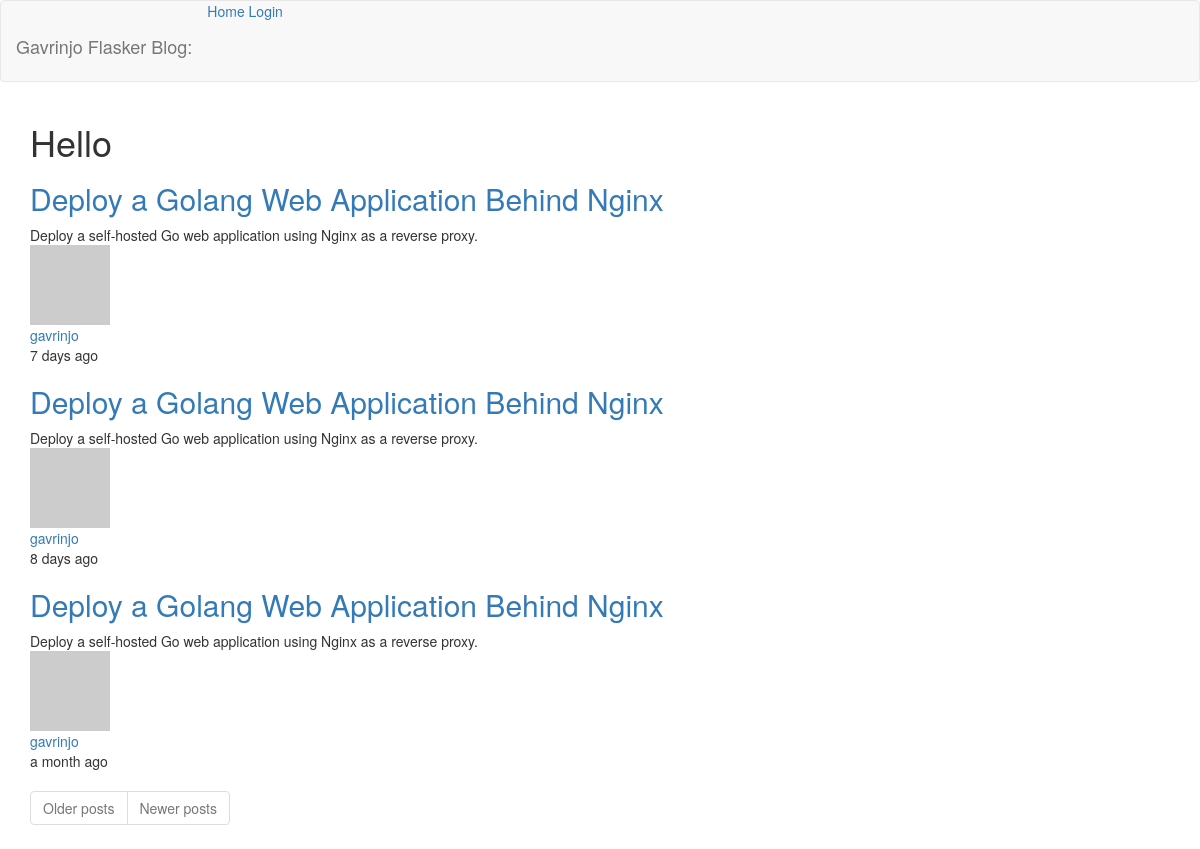
The page /index on the database as committed earlier.
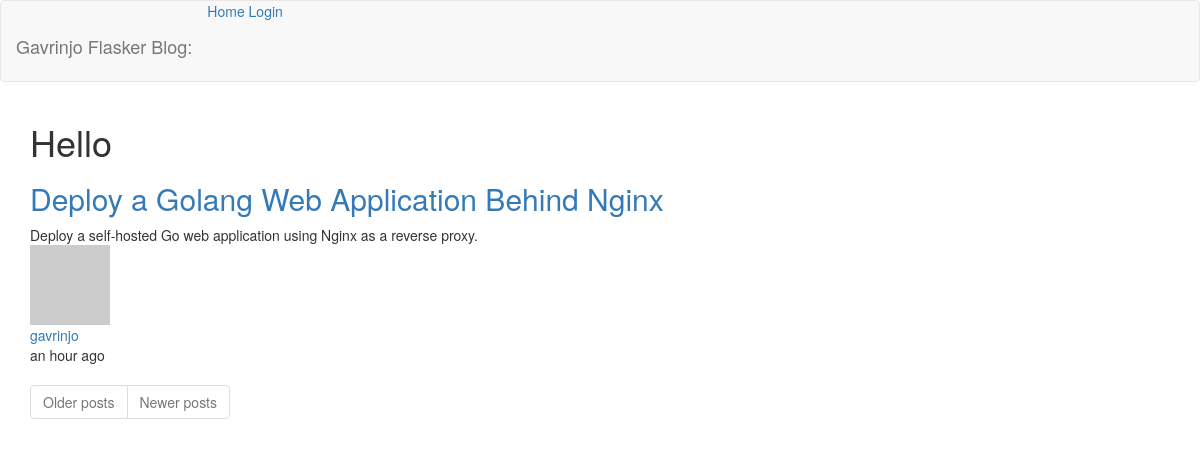
The same page on the database as committed later.
### app/models.py (models this page shows, shortened)
class Post(db.Model):
    id = db.Column(db.Integer, primary_key=True)
    body = db.Column(db.String(140))
    timestamp = db.Column(db.DateTime, index=True, default=datetime.utcnow)
    user_id = db.Column(db.Integer, db.ForeignKey("user.id"))

class User(UserMixin, db.Model):
    id = db.Column(db.Integer, primary_key=True)
    username = db.Column(db.String(64), index=True, unique=True)
    email = db.Column(db.String(120), index=True, unique=True)
    password_hash = db.Column(db.String(128))
    about_me = db.Column(db.String(140))
    last_seen = db.Column(db.DateTime, default=datetime.utcnow)
    post = db.relationship("Post", backref="author", lazy="dynamic")
    def avatar(self, size):
        digest = md5(self.email.lower().encode("utf-8")).hexdigest()
        return f"https://www.gravatar.com/avatar/{digest}?d=identicon&r=x&s={size}"

### app/main/routes.py (the view)
@bp.route("/")
@bp.route("/index")
def index():
    page = request.args.get("page", 1, type=int)
    posts = Post.query.order_by(Post.timestamp.desc()).paginate(
        page, current_app.config["POSTS_PER_PAGE"], False)
    next_url = url_for("main.index", page=posts.next_num) \
        if posts.has_next else None
    prev_url = url_for("main.index", page=posts.prev_num) \
        if posts.has_prev else None
    return render_template("index.html", title="Home", posts=posts.items, next_url=next_url, prev_url=prev_url)

### app/main/routes.py (called while the page is built)
@bp.before_request
def before_request():
    if current_user.is_authenticated:
        current_user.last_seen = datetime.utcnow()
        db.session.commit()

### app/templates/index.html
{% extends 'base.html' %}
{% import 'bootstrap/wtf.html' as wtf %}
{% block app_content %}
    <h1>Hello {{ current_user.username }}</h1>
    {% for post in posts %}
        {% include "post_preview.html" %}
    {% endfor %}
    <nav aria-label="Page navigation example">
        <ul class="pagination text-center">
            <li class="page-item{% if not next_url %} disabled {% endif %}">
                <a class="page-link" href="{{ next_url or '#' }}" tabindex="-1">Older posts</a>
            </li>
            <li class="page-item{% if not prev_url %} disabled {% endif %}">
                <a class="page-link" href="{{ prev_url or '#' }}" tabindex="-1">Newer posts</a>
            </li>
        </ul>
    </nav>
{% endblock app_content %}

### app/templates/post_preview.html
<div class="post-card">
    <div class="post-card-detail">
        <a href="#">
            <h2 class="post-card-title">
                Deploy a Golang Web Application Behind Nginx
            </h2>
        </a>
        <section class="post-card-excerpt">
            Deploy a self-hosted Go web application using Nginx as a reverse proxy.
        </section>
        <footer class="post-card-footer">
            <div class="meta-items">
            <img alt="{{ post.author.username }}" class="author-avatar" src="{{ post.author.avatar(64) }}"/>
                <div>
                    <a class="author-name" href="{{ url_for('main.user', username=post.author.username) }}">
                        {{ post.author.username }}
                    </a>
                    <div class="post-card-meta-info">
                        <span class="meta-item date">{{ moment(post.timestamp).fromNow() }}</span>
                    </div>
                </div>
            </div>
        </footer>
    </div>
</div>

Rows that differ between the two databases and show on the page:
removed Post: author.username "gavrinjo", timestamp "7 days ago"
removed Post: author.username "gavrinjo", timestamp "8 days ago"
changed Post "gavrinjo": timestamp "a month ago" → "an hour ago"
